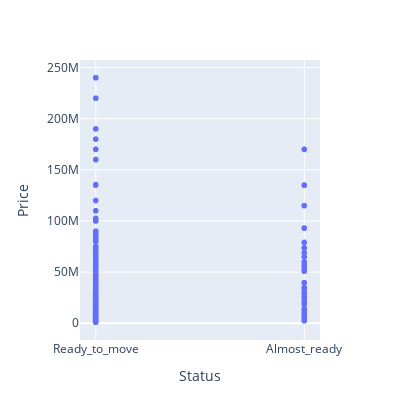

Write notebook code for a chart like this one.
### Code cell
# Status of any property vs PRice
fig = px.scatter(df2,x='Status',y='Price')
fig.update_layout(height=420,width=400)
fig.show()

### Figure 1 — Plotly figure (JSON) as saved in the notebook; plotly's stock layout.template omitted (floating-point values rounded to 4 significant figures; data arrays with more than 128 entries replaced by an {"elided": "..."} marker saying what was removed)
{"data": [{"hovertemplate": "Status=%{x}<br>Price=%{y}<extra></extra>", "legendgroup": "", "marker": {"color": "#636efa", "symbol": "circle"}, "mode": "markers", "name": "", "showlegend": false, "type": "scattergl", "x": {"elided": "1005 str values"}, "xaxis": "x", "y": {"elided": "1005 int values"}, "yaxis": "y"}], "layout": {"height": 420, "legend": {"tracegroupgap": 0}, "margin": {"t": 60}, "width": 400, "xaxis": {"anchor": "y", "domain": [0, 1], "title": {"text": "Status"}}, "yaxis": {"anchor": "x", "domain": [0, 1], "title": {"text": "Price"}}}}
